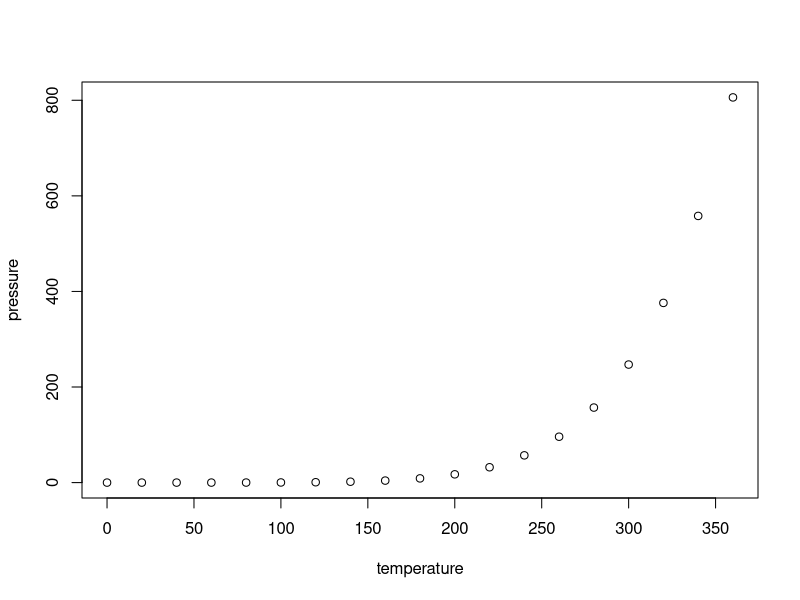
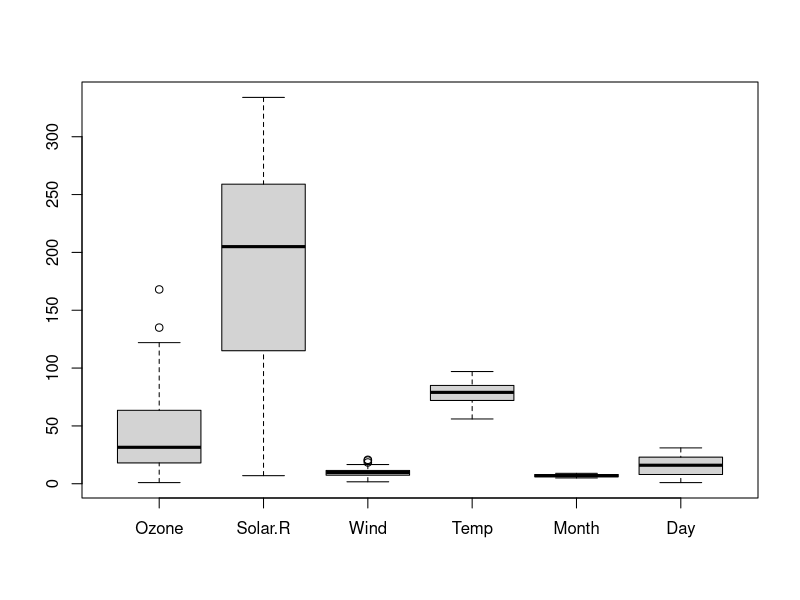

The R script that drew these images, in order:
## ---- chunk 1
knitr::opts_chunk$set(echo = TRUE)
## ---- chunk 2
summary(cars)
## ---- chunk 3
plot(pressure)
## ---- chunk 4
boxplot(airquality)
